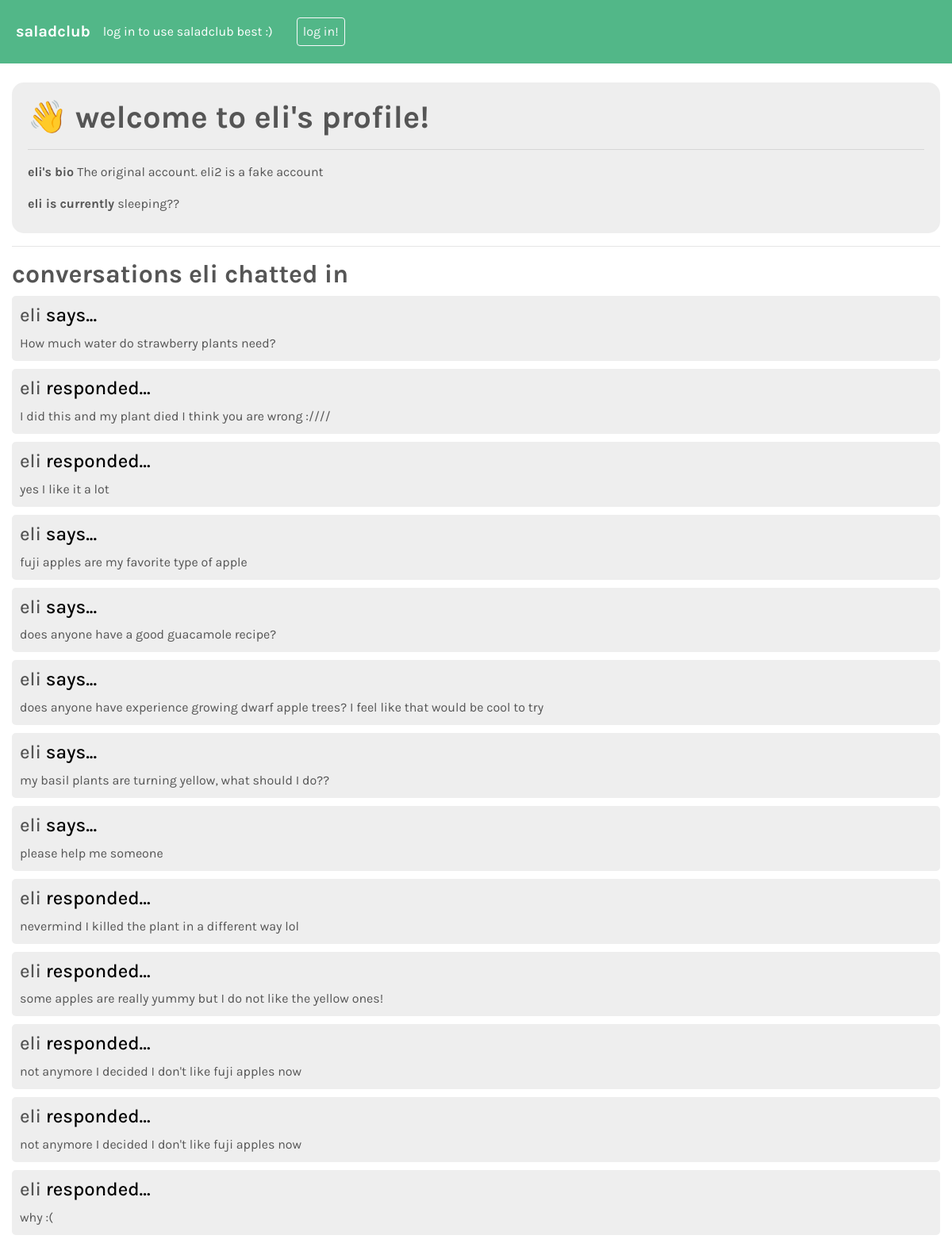
/user/eli/, run on the app's committed database.
### plants/models.py (models this page shows, shortened)
class Profile(models.Model):
	user = models.OneToOneField(
        User,
        on_delete=models.CASCADE,
        primary_key=True
    )
	bio = models.TextField(default="", blank=True, max_length=1000)
	status = models.TextField(default="", blank=True, max_length=100)

class Post(models.Model):
	post_content = models.CharField(max_length=1000) # in case there is a lot of explaining to do :)
	post_plant = models.ForeignKey(Plant, on_delete=models.CASCADE, null=True, blank=True, default=None) # when the plant is deleted (shouldn't happen), remove posts
	author = models.ForeignKey(User, on_delete=models.CASCADE) # had to add null possibility?
	pub_date = models.DateTimeField('date published')
	post_parent = models.ForeignKey('self', on_delete=models.CASCADE, null=True, blank=True, default=None) # post deletes if the parent post deletes
	likes = models.IntegerField(default=0) # like button for people who like the post
	helpful = models.IntegerField(default=0) # for people who think the most is helpful
	also_questioning = models.IntegerField(default=0) # a 'like' to indicate that other people have the same issue
	celebrating = models.IntegerField(default=0) # for people who want to cheer on the post author

### plants/views.py (the view)
# urls.py: path('user/<str:username>/', views.user.as_view(), name='userinfo'),
class user(View):
	def get(self, request, username):
		template = loader.get_template('user.html')
		try:
			userInfo = User.objects.filter(username=username)[0]
		except:
			template = loader.get_template('nouser.html')
			form = AuthenticationForm()
			form.fields['username'].widget.attrs.update({
				'placeholder': 'username',
			})
			form.fields['password'].widget.attrs.update({
				'placeholder': 'password'
 			})
			context = {
				'username': username, # not user object because it didn't exist :(
				'form': form
			}
			return HttpResponse(template.render(context, request))
		profile = Profile.objects.get(user=User.objects.get(username=username))
		template = loader.get_template('user.html')
		context = {
			'posts': Post.objects.filter(author=userInfo.id).order_by('id'),
			'username': userInfo.username,
			'profile': profile
		}
		return HttpResponse(template.render(context, request))

### plants/templates/user.html (shortened to what this page needs)
<!DOCTYPE html>
<html>
	<head>
		<link rel="stylesheet" href="https://maxcdn.bootstrapcdn.com/bootstrap/4.0.0/css/bootstrap.min.css">
		{% load static %}
		<link rel="stylesheet" href="{% static '/plants/style.css' %}">
	</head>
	<body>
		<nav class="navbar navbar-expand-sm navbar-custom">
			<a class="navbar-brand" href="/"> saladclub </a>
			{% if user.is_authenticated %}
			<a class="nav-item" href="/user/{{ user.username }}"> welcome, {{ user.username }}! view your profile or </a>
			<form class="form-inline" action="/" method="POST">
				{% csrf_token %}
				<!-- This code was taken from Dr. J's repository, using a
				hidden input to log the user out. -->
				<input type="hidden" name="logout" value="logout"></input>
				<button id="logout" class="btn btn-outline-light" type="submit"> log out </button>
			</form>
			{% else %}
				<span class="navbar-text"> log in to use saladclub best :) </span>
				<form class="form-inline" action="/" method="POST">
					<button id="login" class="btn btn-outline-light" type="submit">log in!</button>
				</form>
			{% endif %}
		</nav>
		<br />
		<div class="container-fluid">
			<div class="postfocus">
				<h1> &#128075; welcome to {{ username }}'s profile! </h1>
				<hr />
				<p> <strong> {{ username }}'s bio </strong> {{ profile.bio }} </p>
				<p> <strong> {{ username }} is currently </strong>{{ profile.status }} </p>
			</div>
			<hr />
			<h2> conversations {{ username }} chatted in </h2>
			{% for post in posts %}
				{% if post.post_parent == None %}
					<li class="postli">
						<h4> <a href="/user/{{ post.author }}">{{ post.author }}</a> says... </h4>
						<a href="/post/{{ post.id }}/">{{ post.post_content }}</a>
					</li>
				{% else %}
					<li class="postli">
						<h4> <a href="/user/{{ post.author }}">{{ post.author }}</a> responded... </h4>
						<a href="/post/{{ post.id }}/">{{ post.post_content }}</a>
					</li>
				{% endif %}
			{% endfor %}
		</div>
	</body>
</html>

### plants/static/plants/style.css (style rules this page uses)
h1, h2, h4, p, a, navbar-brand { font-family: 'Karla', sans-serif; color: #555; }
h1, h2 { font-weight: 700; }
p { font-weight: 400; }
.navbar-custom { background-color: #52b788; padding: 20px; }
.navbar-text { font-family: 'Karla', sans-serif; color: white; margin-right: 10px; }
.navbar-brand { font-weight: 700; color: white; }
#login, #logout { font-family: 'Karla', sans-serif; margin-left: 10px; padding-left: 7px; padding-right: 7px; padding-top: 5px; padding-bottom: 5px; }
.postli { background-color: #eee; margin-bottom: 10px; padding: 10px; border-radius: 5px; list-style-type: none; }
.postli h4 { color: #000; }
.postfocus { background-color: #eee; padding: 20px; padding-bottom: 9px; border-radius: 15px; }

### data on the page
Profile: bio "The original account. eli2 is a fake account", status "sleeping??"
Post: author "eli", post_content "How much water do strawberry plants need?"
Post: author "eli", post_content "I did this and my plant died I think you are wrong :////"
Post: author "eli", post_content "yes I like it a lot"
Post: author "eli", post_content "fuji apples are my favorite type of apple"
Post: author "eli", post_content "does anyone have a good guacamole recipe?"
Post: author "eli", post_content "does anyone have experience growing dwarf apple trees? I feel like that would be cool to try"
Post: author "eli", post_content "my basil plants are turning yellow, what should I do??"
Post: author "eli", post_content "please help me someone"
Post: author "eli", post_content "nevermind I killed the plant in a different way lol"
Post: author "eli", post_content "some apples are really yummy but I do not like the yellow ones!"
Post: author "eli", post_content "not anymore I decided I don't like fuji apples now"
Post: author "eli", post_content "not anymore I decided I don't like fuji apples now"
Post: author "eli", post_content "why :("

### other printed values
{{ username }} "eli"
